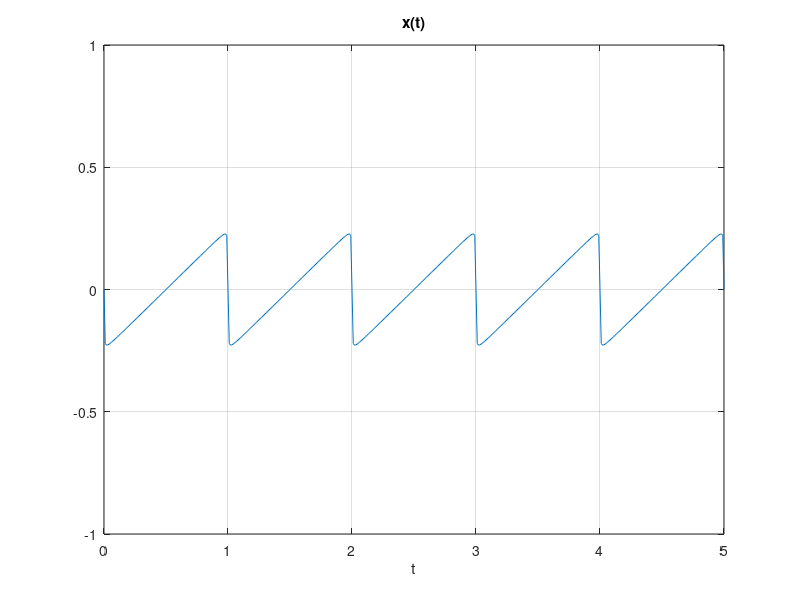
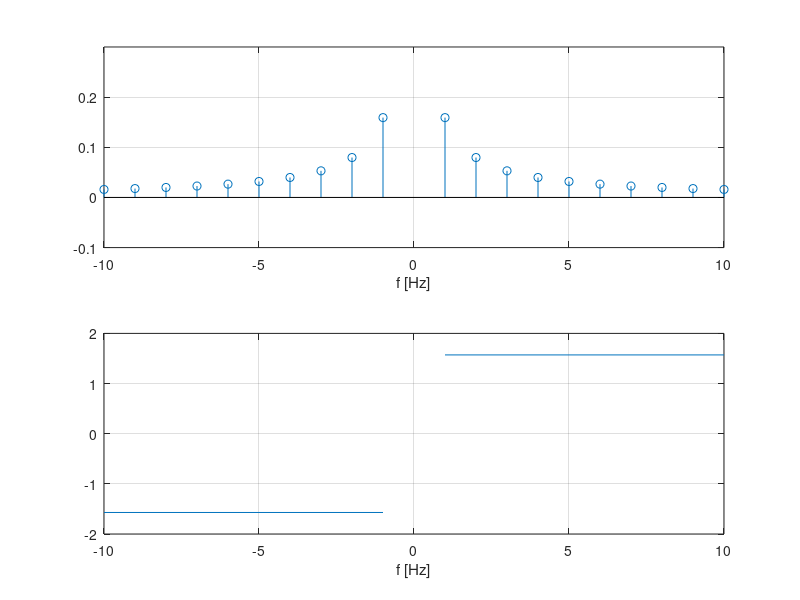

The MATLAB script that drew these images, in order:
dt = 1/100;
t = 0:dt:5;

N = 100;
x = 0;
for r=1:1:N
    x = x+(1j/(2*pi*r))*exp(1j*r*2*pi*t);
end

plot(t,real(x));
grid on;
axis([0 5 -1 1]);
title('x(t)');
xlabel('t');
figure();

k = -10:1:10;
spec_mag = abs(1j./(2*pi*k));
spec_phase = angle(1j./(2*pi*k));

subplot(2,1,1);
stem(k, spec_mag);
grid on;
axis([-10 10 -0.1 0.3]);
xlabel('f [Hz]');

subplot(2,1,2);
plot(k,spec_phase);
grid on;
xlabel('f [Hz]');
